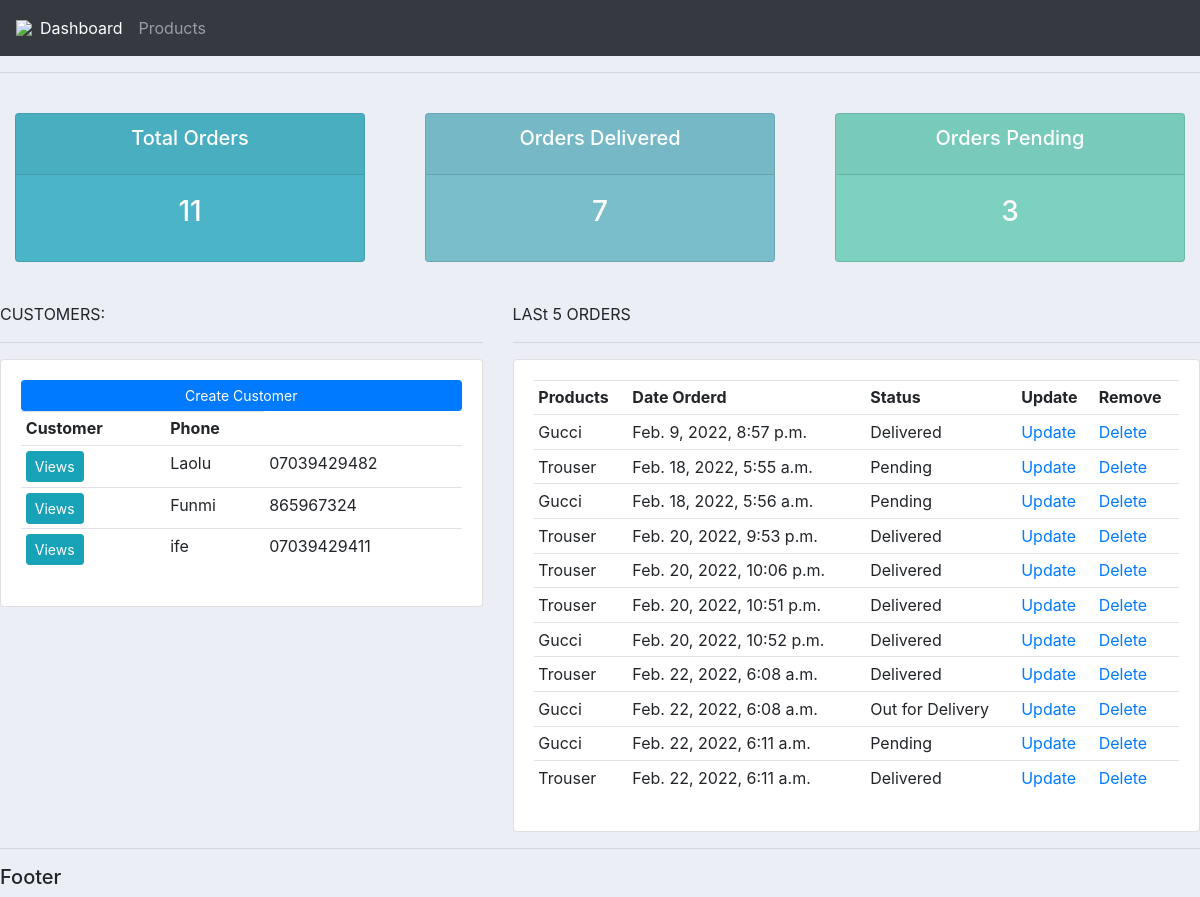
The app's page /, older data.
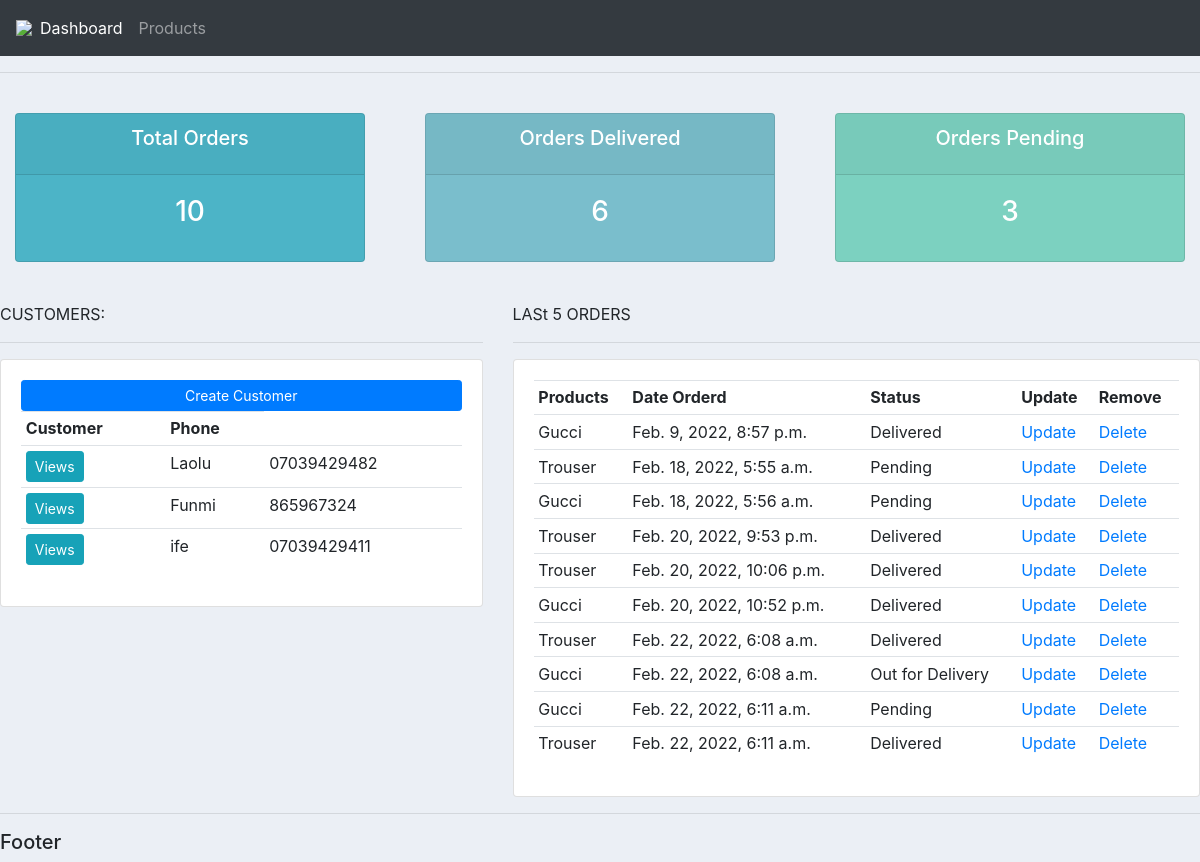
The same page, newer data.
### accounts/models.py (models this page shows, shortened)
class Customer(models.Model):
    name=models.CharField(max_length=200,null=True)
    surname=models.CharField(max_length=200,null=True)
    email=models.CharField(max_length=200,null=True)
    date_created=models.DateTimeField(auto_now_add=True)
    phone=models.CharField(max_length=100,null=True)

class Order(models.Model):
    STATUS=(
        ('Delivered','Delivered'),
        ('Pending','Pending'),
        ('Out for Delivery','Out for Delivery')
    )
    customer=models.ForeignKey(Customer,on_delete=models.CASCADE,null=True)
    product=models.ForeignKey(Product,on_delete=models.CASCADE,null=True)
    note=models.CharField(max_length=200,null=True)
    date_created=models.DateTimeField(auto_now_add=True,null=True)
    status=models.CharField(max_length=100,null=True,choices=STATUS)

class Product(models.Model):
    CATEGORY=(
        ('Indoor','Indoor'),
        ('Outdoor','Outdoor')
    )
    name=models.CharField(max_length=100,null=True)
    price=models.FloatField()
    category=models.CharField(max_length=255,null=True,choices=CATEGORY)
    description=models.CharField(max_length=255,null=True,blank=True)
    tags=models.ManyToManyField(Tag)
    date_created=models.DateTimeField(auto_now_add=True,null=True)
    def __str__(self):
        return self.name

### accounts/views.py (the view)
# urls.py: path('',views.dashboard,name='dashboard'),
def dashboard(request):
    customer=Customer.objects.all()
    orders=Order.objects.all()
    total_order=orders.count()
    customers=customer.count()
    orders_deliver=orders.filter(status='Delivered').count()
    orders_pending=orders.filter(status='Pending').count()
    context={
        'customer':customer,
        'orders':orders,
        'total_order':total_order,
        'customers':customers,
        'orders_deliver':orders_deliver,
        'orders_pending':orders_pending
    }
    return render(request,'dashboard.html',context)

### template/dashboard.html
{% extends 'main.html' %}
{% block content %}
{% include 'status.html'%}
<br>
<div class="row">
  <div class="col-md-5">
        <hd>CUSTOMERS:</h5>
        <hr>
    <div class="card card-body">
        <a class="btn btn-primary btn-sm btn-block" href="">Create Customer</a>
        <table class="table table-sm">
            <tr>
                    <th>Customer</th>
                    <th>Phone</th>
            </tr>
        {% for customer in customer %}
        <tr>
        <td><a class="btn btn-sm btn-info" href="{% url 'customer' customer.id %}">Views</a></td>
        <td>{{ customer.name }} </td>
        <td>{{ customer.phone }} </td>
        </tr>
        {% endfor %}
            </table>
            </div>
            </div>
    <div class="col-md-7">
        <hd>LASt 5 ORDERS</h5>
        <hr>
    <div class="card card-body">
        <table class="table table-sm">
        <tr>
        <th>Products</th>
        <th>Date Orderd</th>
        <th>Status</th>
        <th>Update</th>
        <th>Remove</th>
        </tr>
         {% for order in orders %}
        <tr>
        <td>{{ order.product }} </td>
        <td>{{ order.date_created }} </td>
        <td>{{ order.status }} </td>
        <td><a class=""btn btn-sm btn-info"" href="{% url 'updates' order.id %}">Update</a></td>
        <td><a class=""btn btn-sm btn-danger"" href="{% url 'delete' order.id %}">Delete</a></td>
        </tr>
        {% endfor %}
        </table>
    </div>
    </div>
</div>
{% endblock %}

### template/main.html (shortened to what this page needs)
{% load static %}
<!DOCTYPE html>
<html>
    <head>
        <link rel="stylesheet" href="https://stackpath.bootstrapcdn.com/bootstrap/4.3.1/css/bootstrap.min.css">
       <link rel="stylesheet" type="text/css" href="{% static '/css/main.css' %}">
    </head>
    <body>
    {% include 'navbar.html' %}
    <hr>
     {% block content %}
    {% endblock content %}
    <hr>
    <h5>Footer</h5>
    </body>
</html>

### template/navbar.html (shortened to what this page needs)
{% load static %}
<nav class="navbar navbar-expand-lg navbar-dark bg-dark">
  <img src="{% static 'images/logo.png' %}">
  <div class="collapse navbar-collapse" id="navbarNav">
  <ul class='navbar-nav'>
  <li class='nav-item active'>
  <a class ="nav-link" href="{% url 'dashboard' %}">Dashboard</a>
  </li>
  <li class="nav-item">
  <a class="nav-link" href="{% url 'product' %}">Products</a>
  </li>
    </ul>
  </div>
</nav>

### template/status.html
<br>
<div class="row">
    <div class="col">
        <div class="col-md">
            <div class="card text-center text-white mb-3" id="total-orders">
                <div class="card-header">
                    <h5 class="card-title">Total Orders</h5>
                </div>
                    <div class='card-body'>
                        <h3 class='card-title'>{{ total_order }}</h3>
                    </div>
            </div>
        </div>
    </div>
<div class="col">
        <div class="col-md">
            <div class="card text-center text-white mb-3" id="orders-delivered">
                <div class="card-header">
                    <h5 class="card-title">Orders Delivered</h5>
                </div>
                    <div class='card-body'>
                        <h3 class='card-title'>{{ orders_deliver }}</h3>
                    </div>
            </div>
        </div>
    </div>
<div class="col">
        <div class="col-md">
            <div class="card text-center text-white mb-3" id="orders-pending">
                <div class="card-header">
                    <h5 class="card-title">Orders Pending</h5>
                </div>
                    <div class='card-body'>
                        <h3 class='card-title'>{{ orders_pending }}</h3>
                    </div>
            </div>
        </div>
    </div>
</div>

### static/css/main.css (style rules this page uses)
body { background-color:#ebeff5; }
#total-orders { background-color:#4cb4c7; }
#orders-delivered { background-color:#7abecc; }
#orders-pending { background-color:#7CD1C0; }

Row changes from the older to the newer data that the page shows:
removed Order: product "Trouser", date_created "Feb. 20, 2022, 10:51 p.m.", status "Delivered"
Text that changed along with them:
{{ total_order }}: "11" → "10"
{{ orders_deliver }}: "7" → "6"
